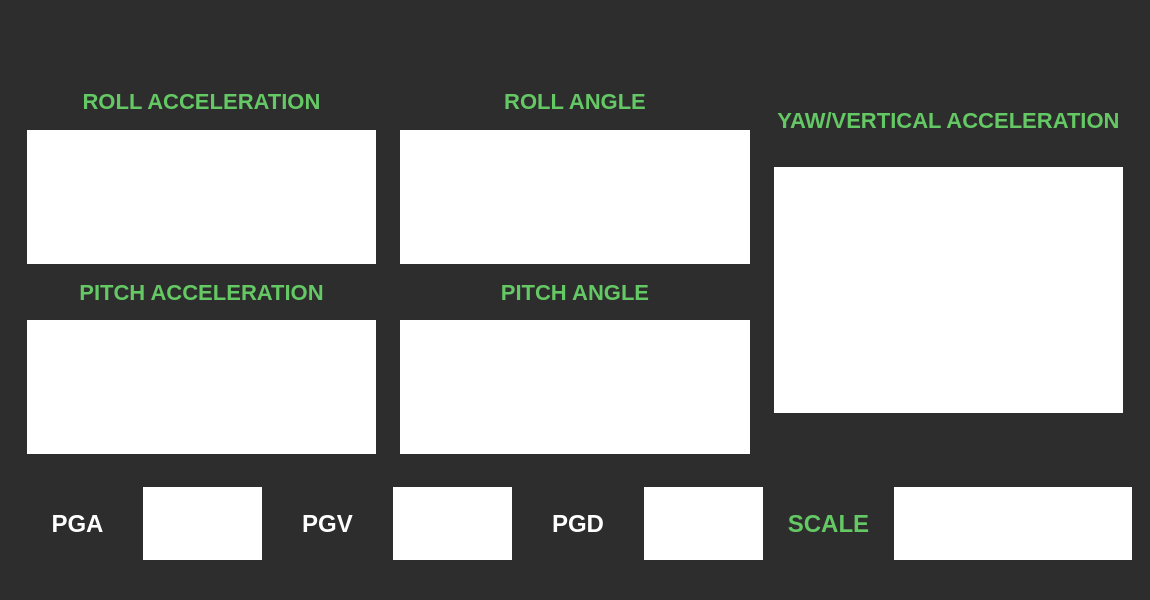
<?xml version="1.0" encoding="UTF-8"?>
<ui version="4.0">
 <class>MainWindow</class>
 <widget class="QMainWindow" name="MainWindow">
  <property name="geometry">
   <rect>
    <x>0</x>
    <y>0</y>
    <width>1150</width>
    <height>600</height>
   </rect>
  </property>
  <property name="windowTitle">
   <string>MainWindow</string>
  </property>
  <property name="styleSheet">
   <string notr="true">background-color: rgb(46, 45, 45);</string>
  </property>
  <widget class="QWidget" name="centralwidget">
   <layout class="QVBoxLayout" name="verticalLayout_5" stretch="1,9,2">
    <item>
     <widget class="QFrame" name="frame_8">
      <property name="sizePolicy">
       <sizepolicy hsizetype="Expanding" vsizetype="Expanding">
        <horstretch>0</horstretch>
        <verstretch>0</verstretch>
       </sizepolicy>
      </property>
      <property name="styleSheet">
       <string notr="true">image: url(:/newPrefix/PortaSeis.png)</string>
      </property>
      <property name="frameShape">
       <enum>QFrame::NoFrame</enum>
      </property>
      <property name="frameShadow">
       <enum>QFrame::Plain</enum>
      </property>
     </widget>
    </item>
    <item>
     <widget class="QFrame" name="frame_7">
      <property name="sizePolicy">
       <sizepolicy hsizetype="Expanding" vsizetype="Expanding">
        <horstretch>0</horstretch>
        <verstretch>0</verstretch>
       </sizepolicy>
      </property>
      <property name="frameShape">
       <enum>QFrame::NoFrame</enum>
      </property>
      <property name="frameShadow">
       <enum>QFrame::Plain</enum>
      </property>
      <layout class="QHBoxLayout" name="horizontalLayout_4" stretch="1,1,1">
       <item>
        <widget class="QFrame" name="frame">
         <property name="sizePolicy">
          <sizepolicy hsizetype="Expanding" vsizetype="Expanding">
           <horstretch>0</horstretch>
           <verstretch>0</verstretch>
          </sizepolicy>
         </property>
         <property name="frameShape">
          <enum>QFrame::NoFrame</enum>
         </property>
         <property name="frameShadow">
          <enum>QFrame::Plain</enum>
         </property>
         <layout class="QVBoxLayout" name="verticalLayout_2" stretch="1,3,1,3">
          <item>
           <widget class="QLabel" name="label_rollac">
            <property name="sizePolicy">
             <sizepolicy hsizetype="Expanding" vsizetype="Expanding">
              <horstretch>0</horstretch>
              <verstretch>0</verstretch>
             </sizepolicy>
            </property>
            <property name="styleSheet">
             <string notr="true">color: rgb(100, 200, 100); font-size: 22px; font-weight: bold; font-family: Arial, sans-serif;</string>
            </property>
            <property name="text">
             <string>ROLL ACCELERATION</string>
            </property>
            <property name="alignment">
             <set>Qt::AlignCenter</set>
            </property>
           </widget>
          </item>
          <item>
           <widget class="QWidget" name="rollacc" native="true">
            <property name="sizePolicy">
             <sizepolicy hsizetype="Expanding" vsizetype="Expanding">
              <horstretch>0</horstretch>
              <verstretch>0</verstretch>
             </sizepolicy>
            </property>
            <property name="styleSheet">
             <string notr="true">background-color: rgb(255, 255, 255);</string>
            </property>
           </widget>
          </item>
          <item>
           <widget class="QLabel" name="label_pitchac">
            <property name="sizePolicy">
             <sizepolicy hsizetype="Expanding" vsizetype="Expanding">
              <horstretch>0</horstretch>
              <verstretch>0</verstretch>
             </sizepolicy>
            </property>
            <property name="styleSheet">
             <string notr="true">color: rgb(100, 200, 100); font-size: 22px; font-weight: bold; font-family: Arial, sans-serif;</string>
            </property>
            <property name="text">
             <string>PITCH ACCELERATION</string>
            </property>
            <property name="alignment">
             <set>Qt::AlignCenter</set>
            </property>
           </widget>
          </item>
          <item>
           <widget class="QWidget" name="pitchacc" native="true">
            <property name="sizePolicy">
             <sizepolicy hsizetype="Expanding" vsizetype="Expanding">
              <horstretch>0</horstretch>
              <verstretch>0</verstretch>
             </sizepolicy>
            </property>
            <property name="styleSheet">
             <string notr="true">background-color: rgb(255, 255, 255);</string>
            </property>
           </widget>
          </item>
         </layout>
        </widget>
       </item>
       <item>
        <widget class="QFrame" name="frame_2">
         <property name="sizePolicy">
          <sizepolicy hsizetype="Expanding" vsizetype="Expanding">
           <horstretch>0</horstretch>
           <verstretch>0</verstretch>
          </sizepolicy>
         </property>
         <property name="frameShape">
          <enum>QFrame::NoFrame</enum>
         </property>
         <property name="frameShadow">
          <enum>QFrame::Plain</enum>
         </property>
         <layout class="QVBoxLayout" name="verticalLayout_3" stretch="1,3,1,3">
          <item>
           <widget class="QLabel" name="label_rollang">
            <property name="sizePolicy">
             <sizepolicy hsizetype="Expanding" vsizetype="Expanding">
              <horstretch>0</horstretch>
              <verstretch>0</verstretch>
             </sizepolicy>
            </property>
            <property name="styleSheet">
             <string notr="true">color: rgb(100, 200, 100); font-size: 22px; font-weight: bold; font-family: Arial, sans-serif;</string>
            </property>
            <property name="text">
             <string>ROLL ANGLE</string>
            </property>
            <property name="alignment">
             <set>Qt::AlignCenter</set>
            </property>
           </widget>
          </item>
          <item>
           <widget class="QWidget" name="rollang" native="true">
            <property name="sizePolicy">
             <sizepolicy hsizetype="Expanding" vsizetype="Expanding">
              <horstretch>0</horstretch>
              <verstretch>0</verstretch>
             </sizepolicy>
            </property>
            <property name="styleSheet">
             <string notr="true">background-color: rgb(255, 255, 255);</string>
            </property>
           </widget>
          </item>
          <item>
           <widget class="QLabel" name="label_pitchang">
            <property name="sizePolicy">
             <sizepolicy hsizetype="Expanding" vsizetype="Expanding">
              <horstretch>0</horstretch>
              <verstretch>0</verstretch>
             </sizepolicy>
            </property>
            <property name="styleSheet">
             <string notr="true">color: rgb(100, 200, 100); font-size: 22px; font-weight: bold; font-family: Arial, sans-serif;</string>
            </property>
            <property name="text">
             <string>PITCH ANGLE</string>
            </property>
            <property name="alignment">
             <set>Qt::AlignCenter</set>
            </property>
           </widget>
          </item>
          <item>
           <widget class="QWidget" name="pitchang" native="true">
            <property name="sizePolicy">
             <sizepolicy hsizetype="Expanding" vsizetype="Expanding">
              <horstretch>0</horstretch>
              <verstretch>0</verstretch>
             </sizepolicy>
            </property>
            <property name="styleSheet">
             <string notr="true">background-color: rgb(255, 255, 255);</string>
            </property>
           </widget>
          </item>
         </layout>
        </widget>
       </item>
       <item>
        <widget class="QFrame" name="frame_29">
         <property name="sizePolicy">
          <sizepolicy hsizetype="Expanding" vsizetype="Expanding">
           <horstretch>0</horstretch>
           <verstretch>0</verstretch>
          </sizepolicy>
         </property>
         <property name="frameShape">
          <enum>QFrame::NoFrame</enum>
         </property>
         <property name="frameShadow">
          <enum>QFrame::Plain</enum>
         </property>
         <layout class="QVBoxLayout" name="verticalLayout_7" stretch="2,6,1">
          <item>
           <widget class="QLabel" name="label_yawac">
            <property name="sizePolicy">
             <sizepolicy hsizetype="Expanding" vsizetype="Expanding">
              <horstretch>0</horstretch>
              <verstretch>0</verstretch>
             </sizepolicy>
            </property>
            <property name="styleSheet">
             <string notr="true">color: rgb(100, 200, 100); font-size: 22px; font-weight: bold; font-family: Arial, sans-serif;</string>
            </property>
            <property name="text">
             <string>YAW/VERTICAL ACCELERATION</string>
            </property>
            <property name="alignment">
             <set>Qt::AlignCenter</set>
            </property>
           </widget>
          </item>
          <item>
           <widget class="QWidget" name="yawac" native="true">
            <property name="sizePolicy">
             <sizepolicy hsizetype="Expanding" vsizetype="Expanding">
              <horstretch>0</horstretch>
              <verstretch>0</verstretch>
             </sizepolicy>
            </property>
            <property name="styleSheet">
             <string notr="true">background-color: rgb(255, 255, 255)</string>
            </property>
           </widget>
          </item>
          <item>
           <spacer name="verticalSpacer">
            <property name="orientation">
             <enum>Qt::Vertical</enum>
            </property>
            <property name="sizeHint" stdset="0">
             <size>
              <width>20</width>
              <height>40</height>
             </size>
            </property>
           </spacer>
          </item>
         </layout>
        </widget>
       </item>
      </layout>
     </widget>
    </item>
    <item>
     <widget class="QFrame" name="frame_3">
      <property name="sizePolicy">
       <sizepolicy hsizetype="Expanding" vsizetype="Expanding">
        <horstretch>0</horstretch>
        <verstretch>0</verstretch>
       </sizepolicy>
      </property>
      <property name="frameShape">
       <enum>QFrame::NoFrame</enum>
      </property>
      <property name="frameShadow">
       <enum>QFrame::Plain</enum>
      </property>
      <layout class="QHBoxLayout" name="horizontalLayout_3" stretch="1,1,1,1,1,1,1,2">
       <item>
        <widget class="QLabel" name="label_pga">
         <property name="sizePolicy">
          <sizepolicy hsizetype="Expanding" vsizetype="Expanding">
           <horstretch>0</horstretch>
           <verstretch>0</verstretch>
          </sizepolicy>
         </property>
         <property name="styleSheet">
          <string notr="true">color: rgb(255, 255, 255); font-size: 24px; font-weight: bold; font-family: Arial, sans-serif;</string>
         </property>
         <property name="text">
          <string>PGA</string>
         </property>
         <property name="alignment">
          <set>Qt::AlignCenter</set>
         </property>
        </widget>
       </item>
       <item>
        <widget class="QWidget" name="pga" native="true">
         <property name="sizePolicy">
          <sizepolicy hsizetype="Expanding" vsizetype="Expanding">
           <horstretch>0</horstretch>
           <verstretch>0</verstretch>
          </sizepolicy>
         </property>
         <property name="styleSheet">
          <string notr="true">background-color: rgb(255, 255, 255)</string>
         </property>
        </widget>
       </item>
       <item>
        <widget class="QLabel" name="label_pgv">
         <property name="sizePolicy">
          <sizepolicy hsizetype="Expanding" vsizetype="Expanding">
           <horstretch>0</horstretch>
           <verstretch>0</verstretch>
          </sizepolicy>
         </property>
         <property name="styleSheet">
          <string notr="true">color: rgb(255, 255, 255); font-size: 24px; font-weight: bold; font-family: Arial, sans-serif;</string>
         </property>
         <property name="text">
          <string>PGV</string>
         </property>
         <property name="alignment">
          <set>Qt::AlignCenter</set>
         </property>
        </widget>
       </item>
       <item>
        <widget class="QWidget" name="pgv" native="true">
         <property name="sizePolicy">
          <sizepolicy hsizetype="Expanding" vsizetype="Expanding">
           <horstretch>0</horstretch>
           <verstretch>0</verstretch>
          </sizepolicy>
         </property>
         <property name="styleSheet">
          <string notr="true">background-color: rgb(255, 255, 255)</string>
         </property>
        </widget>
       </item>
       <item>
        <widget class="QLabel" name="label_pgd">
         <property name="sizePolicy">
          <sizepolicy hsizetype="Expanding" vsizetype="Expanding">
           <horstretch>0</horstretch>
           <verstretch>0</verstretch>
          </sizepolicy>
         </property>
         <property name="styleSheet">
          <string notr="true">color: rgb(255, 255, 255); font-size: 24px; font-weight: bold; font-family: Arial, sans-serif;</string>
         </property>
         <property name="text">
          <string>PGD</string>
         </property>
         <property name="alignment">
          <set>Qt::AlignCenter</set>
         </property>
        </widget>
       </item>
       <item>
        <widget class="QWidget" name="pgd" native="true">
         <property name="sizePolicy">
          <sizepolicy hsizetype="Expanding" vsizetype="Expanding">
           <horstretch>0</horstretch>
           <verstretch>0</verstretch>
          </sizepolicy>
         </property>
         <property name="styleSheet">
          <string notr="true">background-color: rgb(255, 255, 255)</string>
         </property>
        </widget>
       </item>
       <item>
        <widget class="QLabel" name="label_scale">
         <property name="sizePolicy">
          <sizepolicy hsizetype="Expanding" vsizetype="Expanding">
           <horstretch>0</horstretch>
           <verstretch>0</verstretch>
          </sizepolicy>
         </property>
         <property name="styleSheet">
          <string notr="true">color: rgb(100, 200, 100); font-size: 24px; font-weight: bold; font-family: Arial, sans-serif;</string>
         </property>
         <property name="text">
          <string>SCALE</string>
         </property>
         <property name="alignment">
          <set>Qt::AlignCenter</set>
         </property>
        </widget>
       </item>
       <item>
        <widget class="QWidget" name="widget_4" native="true">
         <property name="sizePolicy">
          <sizepolicy hsizetype="Expanding" vsizetype="Expanding">
           <horstretch>0</horstretch>
           <verstretch>0</verstretch>
          </sizepolicy>
         </property>
         <property name="styleSheet">
          <string notr="true">background-color: rgb(255, 255, 255)</string>
         </property>
        </widget>
       </item>
      </layout>
     </widget>
    </item>
   </layout>
  </widget>
  <widget class="QMenuBar" name="menubar">
   <property name="geometry">
    <rect>
     <x>0</x>
     <y>0</y>
     <width>1150</width>
     <height>22</height>
    </rect>
   </property>
  </widget>
  <widget class="QStatusBar" name="statusbar"/>
 </widget>
 <resources>
  <include location="Resource/rscseis.qrc"/>
 </resources>
 <connections/>
</ui>
